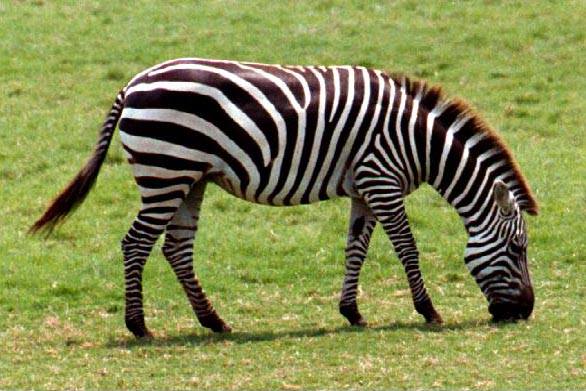
%> input picture Project 5 - Image segmentation/cv_lab05_code/zebra_b.jpg, 586 x 391 px
$ octave --eval "run_ex5;"   (GNU Octave 9; MATLAB toolbox functions it lacks are replaced by stand-ins)
%> lines starting %> are read from the running program, lines starting %| are printed output that depends on the picture
### Project 5 - Image segmentation/cv_lab05_code/meanshiftSeg.m
function [map peak] = meanshiftSeg(img)


% DENSITY FUNCTION X (L*a*b)

img = double(img);

heigth_img = size(img, 1);
width_img = size(img, 2);
L = heigth_img * width_img;

X_L = reshape(img(:,:,1), L, 1);
X_a = reshape(img(:,:,2), L, 1);
X_b = reshape(img(:,:,3), L, 1);

X = [X_L, X_a, X_b];


% MEAN SHIFT ALGORITHM

map = zeros([heigth_img, width_img]);

peak = [];
num_peaks = 0;
radius = 15;

for i=1:L

    peak_i = find_peak(X, X(i,:), radius);

    % For the first pixel we do not have to perform any check on the
    % distance from other peaks (since there are not any yet). Hence, we
    % just add this new peak and id in the list.
    if i==1
        peak = [peak; peak_i];
        num_peaks = 1;
        map(i) = 1;

    % From the second to the last pixel, once we get the peak, we have to
    % check whether its distance to the other peaks is bigger or smaller
    % than a certain threshold r/2, to see whether they belong to the same
    % cluster or not.
    else
        peak_matrix_i = repmat(peak_i, [size(peak,1), 1]);
        distances_peaks = sqrt(sum((peak - peak_matrix_i).^2, 2));

        index = find(distances_peaks < radius/2);

        num_peaks_cluster = size(index, 1);

        % If the peak related to the specific pixel has a distance larger
        % than r/2 with respect to the previous peaks, it means that it
        % belongs to a new cluster, so we add a new peak and id in the list.

        if num_peaks_cluster == 0
            peak = [peak; peak_i];
            num_peaks = num_peaks + 1;
            map(i) = num_peaks;

        % If the peak has a distance smaller than r/2 with respect to only
        % another peak, it means they belong to the same cluster and so they
        % have the same id (we do not add a new peak)

        elseif num_peaks_cluster == 1
            map(i) = index;


        % If we have that a peak has a distance smaller than r/2 with more
        % than one of the previous peaks, we merge it to the closest peak
        % (the one with the smallest distance).

        elseif num_peaks_cluster > 1

            distances = distances_peaks(index);
            [~, min_index] = min(distances);
            map(i) = index(min_index);

        end
    end
end

str = [num2str(num_peaks), ' clusters have been detected with a radius of ', num2str(radius)];
disp(str);


end

### Project 5 - Image segmentation/cv_lab05_code/find_peak.m
function peak = find_peak(X, xl, radius)


threshold = 1;
mean_shift = threshold + eps;
L = size(X,1);


while mean_shift > threshold

    xl_matrix = repmat(xl, [L, 1]);
    distance = sqrt(sum((X - xl_matrix).^2, 2));

    window = X(distance < radius, :);
    mode = mean(window,1);

    mean_shift = sqrt(sum((xl - mode).^2,2));
    xl = mode;

end

peak = mode;


end

### Project 5 - Image segmentation/cv_lab05_code/exercise5.m
function run_ex5()
close all;
%% load image
img = imread('zebra_b.jpg');
%> img is the input picture: size 391x586x3 uint8; mean R, G, B 132.5, 138.4, 80.5
% for faster debugging you might want to decrease the size of your image
% (use imresize)
% (especially for the mean-shift part!)
img = imresize(img, 1);
% figure, imshow(img), title('original image')


%% smooth image (6.1a)
% (replace the following line with your code for the smoothing of the image)
sigma = 5.0;
filter = fspecial('gaussian', [5 5], sigma);
imgSmoothed = imfilter(img, filter);
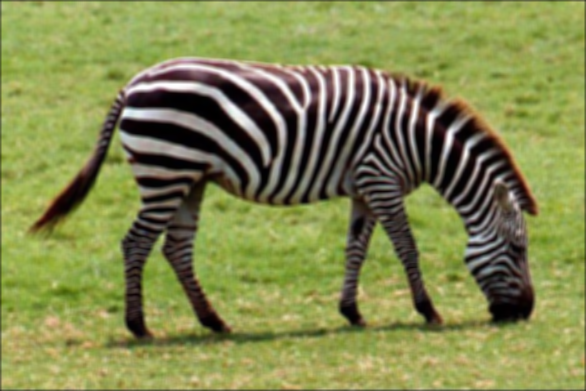
%> imgSmoothed: size 391x586x3 uint8; mean R, G, B 131.7, 137.5, 80
% figure, imshow(imgSmoothed), title('smoothed image')


%% convert to L*a*b* image (6.1b)
% (replace the folliwing line with your code to convert the image to lab
% space

cform = makecform('srgb2lab');
imglab = applycform(imgSmoothed, cform);
%> imglab: size 391x586x3 uint8; mean of channels 1, 2, 3 140.4, 119.6, 156.9
% figure, imshow(imglab), title('L*a*b* image')


%% (6.2)
[mapMS, peak] = meanshiftSeg(imglab);
%> in meanshiftSeg, `img = double(img);`: img: size 391x586x3 double; mean of channels 1, 2, 3 140.4, 119.6, 156.9
visualizeSegmentationResults(mapMS,peak);


%% (6.3)
% [mapEM, cluster] = EM(imglab);
% visualizeSegmentationResults(mapEM, cluster);

end
%> (the run ends here)
